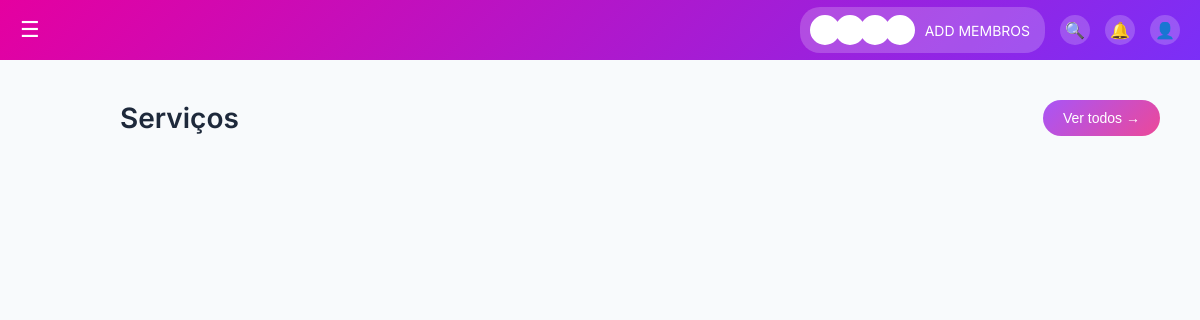
Page /VIEW/lista_servico.php on the earlier database version.
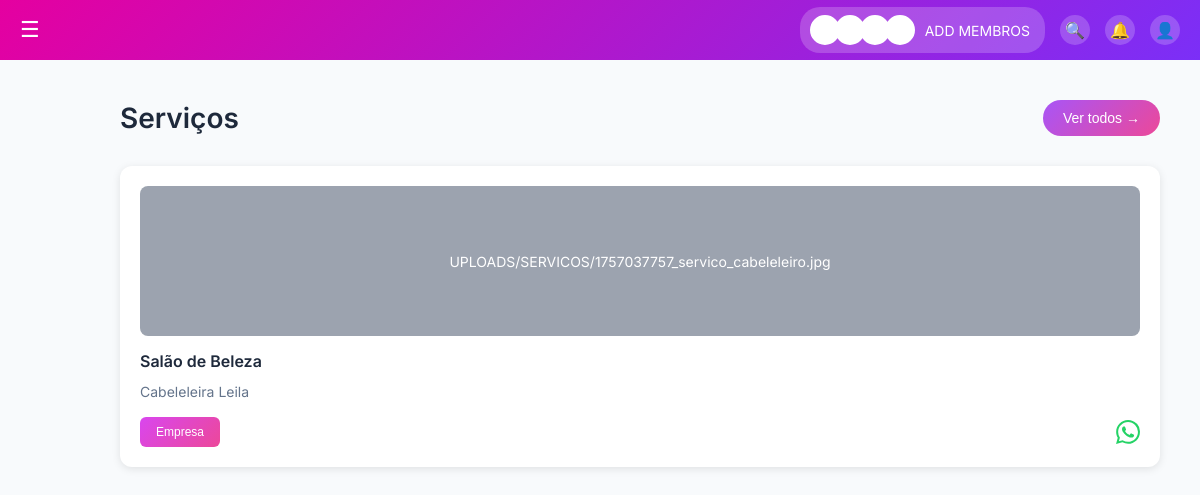
Same page on the later database version.
### tables this page shows
CREATE TABLE `cadastro_servicos` (
  `id_servicos` int(11) NOT NULL,
  `id_colaborador` int(11) DEFAULT NULL,
  `id_responsavel` int(11) DEFAULT NULL,
  `id_empresa` int(11) DEFAULT NULL,
  `titulo_servico` varchar(200) NOT NULL,
  `desc_servico` text NOT NULL,
  `categoria_servico` enum('Administrativo','Financeiro','RecursosHumanos','Marketing','Produção','Logística','Tecnologia da Informação (TI)','Jurídico','Atendimento ao Cliente') NOT NULL,
  `precificacao` varchar(100) NOT NULL,
  `forma_pagamento` varchar(50) NOT NULL,
  `img_servico` varchar(255) NOT NULL,
  `data_servico` timestamp NOT NULL DEFAULT current_timestamp()
);

### VIEW/lista_servico.php (the view, shortened to what this page needs)
<!DOCTYPE html>
<html lang="pt-BR">
<head>
    <link rel="stylesheet" href="../CSS/lista_servico.css">
    <link rel="stylesheet" href="../NAVEGACAO_WEB/menu.css">
</head>
<body>
    <div class="dashboard-container">
    <div id="sidebar-container"></div>
    <main class="main-content" id="mainContent">
        <div class="services-header">
            <h1 class="services-title">Serviços</h1>
            <button class="view-all-btn">Ver todos →</button>
        </div>
            <div class="services-grid" id="servicesGrid">
            <?php
                include_once("../CONTROLLER/conexao.php");
                $sql = "SELECT * FROM cadastro_servicos";
                $result = $conexao->query($sql);
                while($servico = $result->fetch_assoc()){
                    echo '<div class="service-card">';
                    echo '<div class="service-image">'.$servico["img_servico"].'</div>';
                    echo '<h3 class="service-title">'.$servico["titulo_servico"].'</h3>';
                    echo '<p class="service-description">'.$servico["desc_servico"].'</p>';
                    echo '<div class="service-footer" id="'.$servico["id_empresa"].'">';
                    echo '<button class="company-btn">Empresa</button>';
                    echo '</div>';
                    echo '</div>';
                }
            ?>
            </div>
        </main>
    </div>
</body>
</html>

### CSS/lista_servico.css (style rules this page uses)
.dashboard-container { display: flex; height: 100vh; font-family: "Inter", sans-serif; background-color: #f8fafc; }
.main-content { flex: 1; padding: 100px 40px; overflow-y: auto; transition: margin-left 0.3s; }
.services-header { display: flex; justify-content: space-between; align-items: center; margin-bottom: 30px; }
.services-title { font-size: 28px; font-weight: 600; color: #1e293b; }
.view-all-btn { background: linear-gradient(135deg, #a855f7, #ec4899); color: white; border: none; padding: 10px 20px; border-radius: 20px; font-size: 14px; font-weight: 500; cursor: pointer; transition: transform 0.2s; }
.services-grid { display: grid; grid-template-columns: repeat(auto-fit, minmax(280px, 1fr)); gap: 20px; }
.service-card { background: white; border-radius: 12px; padding: 20px; box-shadow: 0 2px 8px rgba(0, 0, 0, 0.1); transition: transform 0.2s, box-shadow 0.2s; }
.service-image { width: 100%; height: 150px; background: #9ca3af; border-radius: 8px; margin-bottom: 15px; display: flex; align-items: center; justify-content: center; color: white; font-size: 14px; text-align: center; }
.service-title { font-size: 16px; font-weight: 600; color: #1e293b; margin-bottom: 10px; }
.service-description { font-size: 14px; color: #64748b; line-height: 1.5; margin-bottom: 15px; }
.service-footer { display: flex; justify-content: space-between; align-items: center; }
.company-btn { background: linear-gradient(135deg, #d946ef, #ec4899); color: white; border: none; padding: 8px 16px; border-radius: 6px; font-size: 12px; font-weight: 500; cursor: pointer; transition: transform 0.2s; }
.whatsapp-icon { width: 24px; height: 24px; cursor: pointer; transition: transform 0.2s; }

### NAVEGACAO_WEB/menu.css (style rules this page uses)
* { margin: 0; padding: 0; box-sizing: border-box; }
:root { --bg-gradient: linear-gradient(135deg, #e500a0, #7b2ff7); --card-bg: #fff; --text-dark: #222; --text-light: #666; --primary: #e500a0; --secondary: #7b2ff7; --radius: 12px; --shadow: 0 4px 8px rgba(0,0,0,0.1); }
body { font-family: "Inter", sans-serif; min-height: 100vh; display: flex; flex-direction: column; }
.main-content { flex: 1; margin-left: 0; transition: margin-left 0.3s ease; }

Differences in the rows shown:
added cadastro_servicos: img_servico "UPLOADS/SERVICOS/1757037757_servico_cabeleleiro.jpg", titulo_servico "Salão de Beleza", desc_servico "Cabeleleira Leila"
